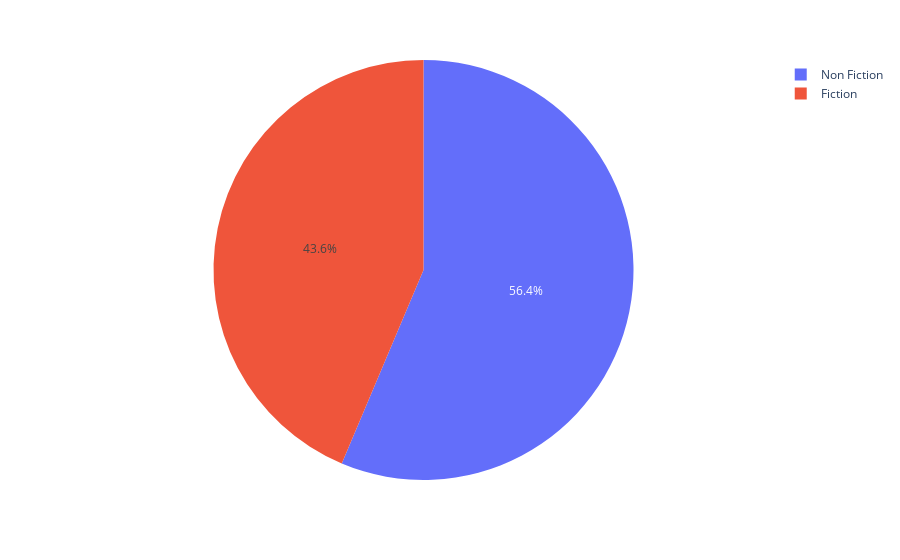

Notebook source saved alongside this figure:
### Markdown cell above
# Hypothese: 
1. Ein hohes Review Rating ist sehr wichtig um ein Best Selling Book bei Amazon zu sein

2. Es ist gut viele reviews zu haben

### Code cell
px.pie(df, names="Genre")

### Figure 1 — Plotly figure (JSON) as saved in the notebook; plotly's stock layout.template omitted (floating-point values rounded to 4 significant figures; data arrays with more than 128 entries replaced by an {"elided": "..."} marker saying what was removed)
{"data": [{"domain": {"x": [0, 1], "y": [0, 1]}, "hovertemplate": "Genre=%{label}<extra></extra>", "labels": {"elided": "550 str values"}, "legendgroup": "", "name": "", "showlegend": true, "type": "pie"}], "layout": {"legend": {"tracegroupgap": 0}, "margin": {"t": 60}}}
